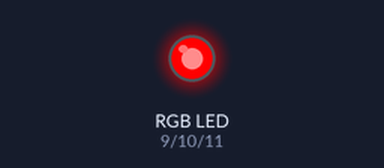
This sketch was run on a simulated Arduino Uno, built with avr-gcc and run on an emulated ATmega328P. Shown: an RGB LED mixed from three pins (HIGH = lit).

Above: at 0.05 s.
At 0.65 s:
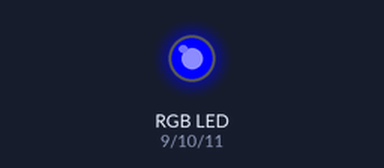
At 1.35 s:
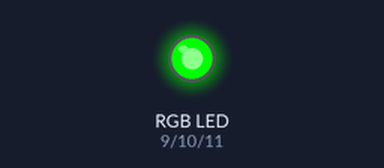
At 2.75 s:
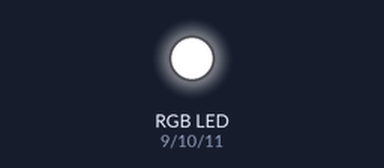
Timing chart, 0 to 3.0 s (numbered marks = the images above):
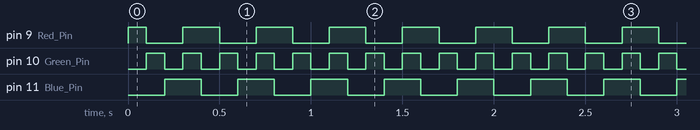

The sketch:

Ex-1-RGB_Common_Cathode_.ino
```cpp
#include <Arduino.h>

/*RGB LED pins (Common Cathode)*/
#define Red_Pin 9
#define Green_Pin 10
#define Blue_Pin 11
/*Delay  (in milliseconds)*/
#define COLOR_CHANGE_DELAY 100

void setup() {
  /*Initialize the RGB LED pins as outputs*/
  pinMode(Red_Pin, OUTPUT);
  pinMode(Green_Pin, OUTPUT);
  pinMode(Blue_Pin, OUTPUT);
}

void loop() {
  /*Turn on Red, turn off Green and Blue*/
  digitalWrite(Red_Pin, HIGH);
  digitalWrite(Green_Pin, LOW);
  digitalWrite(Blue_Pin, LOW);
  delay(COLOR_CHANGE_DELAY);

  /*Turn off Red, turn on Green, turn off Blue*/
  digitalWrite(Red_Pin, LOW);
  digitalWrite(Green_Pin, HIGH);
  digitalWrite(Blue_Pin, LOW);
  delay(COLOR_CHANGE_DELAY);

  /*Turn off Red, turn off Green, turn on Blue*/
  digitalWrite(Red_Pin, LOW);
  digitalWrite(Green_Pin, LOW);
  digitalWrite(Blue_Pin, HIGH);
  delay(COLOR_CHANGE_DELAY);

  /*Turn ON Red,Green,Blue*/
  digitalWrite(Red_Pin, HIGH);
  digitalWrite(Green_Pin, HIGH);
  digitalWrite(Blue_Pin, HIGH);
  delay(COLOR_CHANGE_DELAY);
}
```

Measured:
- by itself, pin 9 (Red_Pin): repeats every 0.40 s: LOW 0.20 s, HIGH 0.20 s
- by itself, pin 10 (Green_Pin): alternates HIGH for 0.10 s and LOW for 0.10 s
- by itself, pin 11 (Blue_Pin): alternates HIGH for 0.20 s and LOW for 0.20 s
